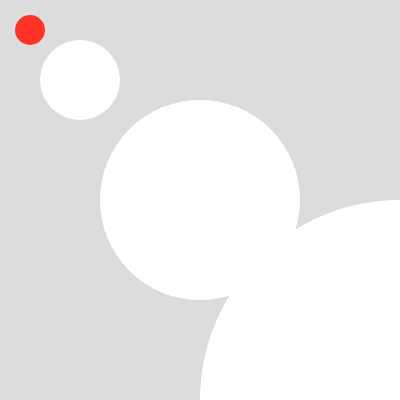
Frame 1 (no input)
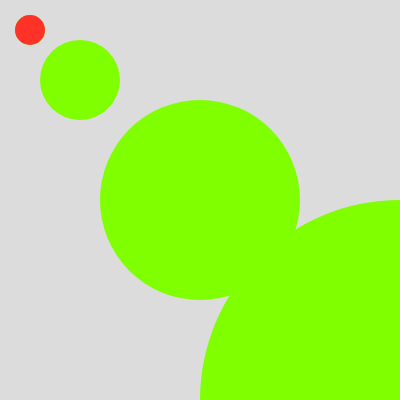
Frame 60 (no input)
Frame 120 (the mouse pressed at the canvas centre since frame 60): identical to frame 60, image omitted

The p5.js sketch that drew these frames (run headless with seeded random() and noise() and a simulated clock; from frame 60 on, the mouse is pressed at the canvas centre):

// p5.js sketch
// ── sketch.js
// DM2008 — Activity 3a [Guided]
// Array Sampler (20 min)
//
// An array stores a list of values — here it's colors, but it could be
// sizes, positions, or anything else.
// Press any key to cycle through the array one item at a time.
//
// Try these:
// - Replace the colors with your own values (sizes, positions, text).
// - Use mousePressed() instead of keyPressed().
// - Use push() to add new items or splice() to remove them.
// - Loop through the whole array to draw all items at once.
//
// Stretch: visualize all items in the array simultaneously instead of one at a time.

let size = ["30", "80", "200", "400"];
let size2 = ["10", "15", "27", "47"];

let currentIndex = 0;

function setup() {
  createCanvas(400, 400);
  noStroke();
}

function draw() {
  background(220);
  for (let i = 0; i < size.length; i++) {
    ellipse(size[i], size[i], size[i]);
  }
  // Draw the ellipse using the current color in the array
  fill(255, 50, 40);
  ellipse(size[currentIndex], size[currentIndex], size[currentIndex], size[currentIndex]);

  fill("#80ff00");
  ellipse(size2[currentIndex], size2[currentIndex] - 70, size2[currentIndex] - 70);
}

// Advance to the next ellipse each time mouse is pressed
function keyPressed() {
  if (key == "a" || key == "A") {
 
    size2.push(random(10, 50));
  }
  currentIndex++; // shorthand for currentIndex += 1

  // Wrap back to the start when we reach the end
  if (currentIndex >= size.length) {
    currentIndex = 0;
  }
}
